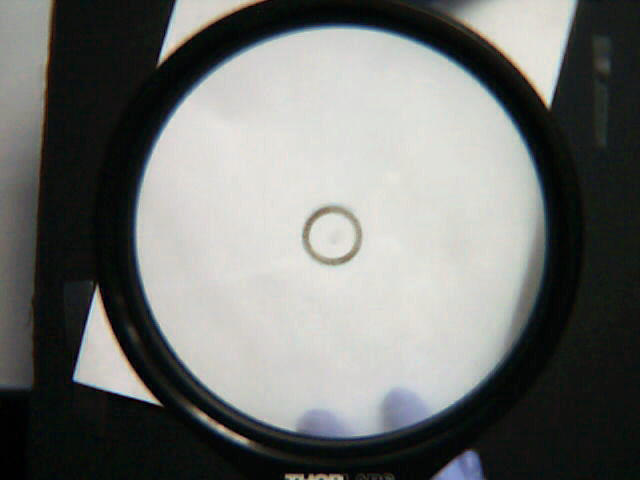
#> input picture gravitational_lensing/l4t4.png, 640 x 480 px
$ jupyter execute analysis_conversion.ipynb
#> lines starting #> are read from the running program, lines starting #| are printed output that depends on the picture; after the words box and inside, x2 and y2 are one past the last pixel; in counts of white or black regions, pixels touching at a corner belong together; long printed decimals are rounded
[cell 1]
import cv2
import numpy as np
import matplotlib.pyplot as plt

[cell 2]
im = cv2.imread('l4t4.png')
#> im is the input picture: shape (480, 640, 3); mean B, G, R 112.4, 114.8, 112.8
plt.imshow(im)

[cell 3]
gray = cv2.cvtColor(im, cv2.COLOR_BGR2GRAY)
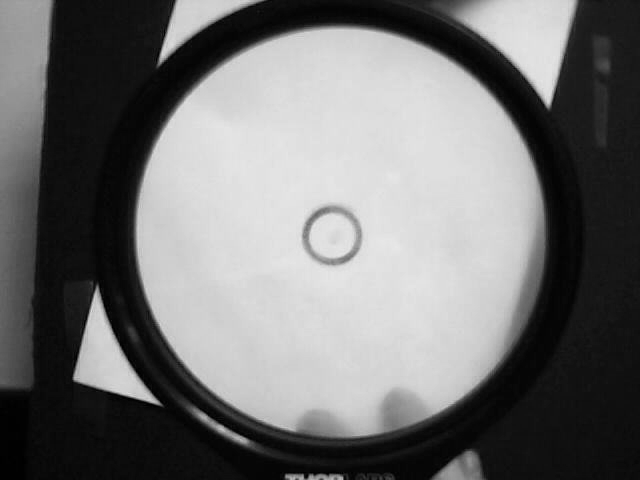
#> gray: shape (480, 640); min 0, max 232, mean 113.9
plt.imshow(gray)

[cell 4]
gray = cv2.medianBlur(gray, 5)
plt.imshow(gray)

[cell 5]
rows = gray.shape[0]
#> rows = 480
circles = cv2.HoughCircles(gray, cv2.HOUGH_GRADIENT, 1, rows / 8,
                           param1=400, param2=30,
                           minRadius=1, maxRadius=300)
#> circles = [[341.5, 231.5, 205.9]]
im = cv2.imread('l4t4.png')

[cell 6]
if circles is not None:
        circles = np.uint16(np.around(circles))
#> circles = [[342, 232, 206]]
        for i in circles[0, :]:
            center = (i[0], i[1])
            # circle center
            cv2.circle(im, center, 1, (0, 100, 100), 3)
            # circle outline
            radius = i[2]
            cv2.circle(im, center, radius, (255, 0, 255), 3)
#> this loop made 1 pass
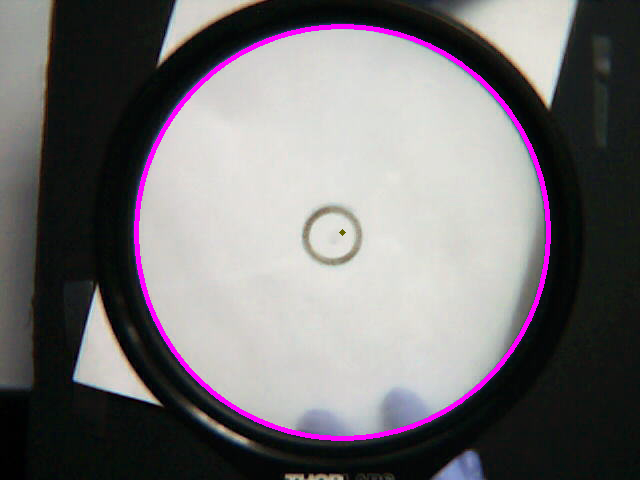
#> im: shape (480, 640, 3); 2.09% of pixels changed, all inside (x1, y1, x2, y2) = (134, 24, 551, 441)

[cell 7]
plt.imshow(im)

[cell 8]
rows = gray.shape[0]
circles_small = cv2.HoughCircles(gray, cv2.HOUGH_GRADIENT, 1, rows / 8,
                           param1=100, param2=30,
                           minRadius=1, maxRadius=30)
#> circles_small = [[332.5, 235.5, 29.4]]
if circles_small is not None:
    circles_small = np.uint16(np.around(circles_small))
#> circles_small = [[332, 236, 29]]
    for i in circles_small[0, :]:
        center = (i[0], i[1])
        # circle center
        cv2.circle(im, center, 1, (0, 100, 100), 3)
        # circle outline
        radius = i[2]
        cv2.circle(im, center, radius, (255, 0, 255), 3)
#> this loop made 1 pass
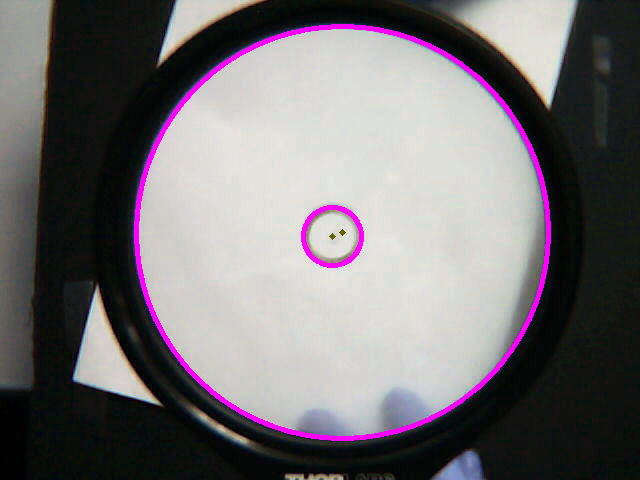
#> im: shape (480, 640, 3); 0.31% of pixels changed, all inside (x1, y1, x2, y2) = (301, 205, 364, 268)
plt.imshow(im)

[cell 9]
print(circles, circles_small)
#| [[[342 232 206]]] [[[332 236  29]]]

[cell 10]
big_r_circle = 3.81

for i in circles:
    r_small_circ_pix = i[0][2]
    print("radius of big circle: "+ str(r_small_circ_pix) + " pixels")
    print('known value of big circle: ' + str(big_r_circle) + " cm")
    cmppx = big_r_circle/i[0][2]
    print("converted cmppx: " + str(cmppx))
#> this loop made 1 pass
#> (i, r_small_circ_pix, cmppx) on pass 1: ([[342, 232, 206]], 206, 0.0185)
#| radius of big circle: 206 pixels
#| known value of big circle: 3.81 cm
#| converted cmppx: 0.0185

[cell 11]
for j in circles_small:
    r_small_circ_pix = j[0][2]
    real_val = r_small_circ_pix * cmppx
    print(real_val)
#> this loop made 1 pass
#> (j, r_small_circ_pix, real_val) on pass 1: ([[332, 236, 29]], 29, 0.536)
#| 0.5364
